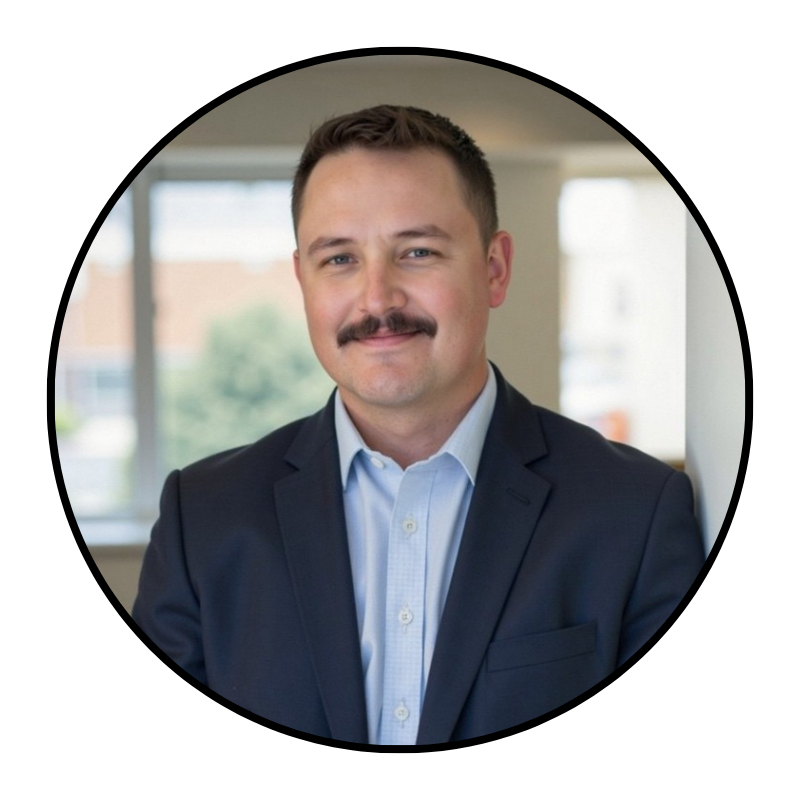
#> input picture picproj.jpg, 800 x 800 px
$ python lifo_pic_proj.py picproj.jpg picproj.jpg
#> lines starting #> are read from the running program, lines starting #| are printed output that depends on the picture; after the words box and inside, x2 and y2 are one past the last pixel; in counts of white or black regions, pixels touching at a corner belong together
#> in main, bgr is the input picture: shape (800, 800, 3); mean B, G, R 174.2, 173.9, 175.2
#!/usr/bin/env python3
import sys
import cv2
import numpy as np
from PIL import Image, ImageEnhance, ImageFilter

def cartoonify_cv(img_bgr):
    # Edge detection
    gray = cv2.cvtColor(img_bgr, cv2.COLOR_BGR2GRAY)
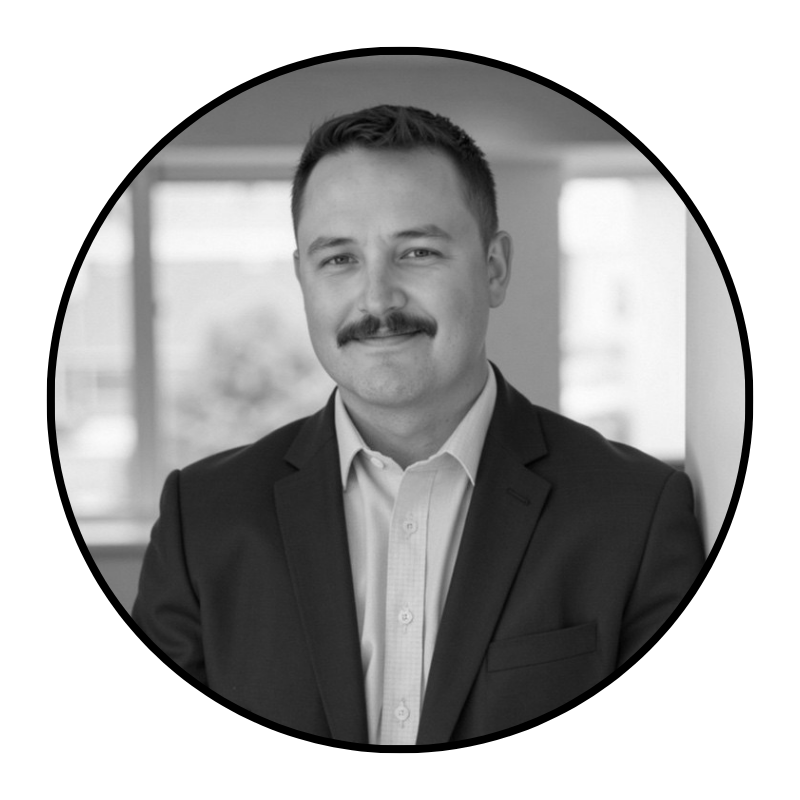
#> gray: shape (800, 800); min 0, max 255, mean 174.4
    gray = cv2.medianBlur(gray, 7)
    edges = cv2.adaptiveThreshold(
        gray, 255, cv2.ADAPTIVE_THRESH_MEAN_C, cv2.THRESH_BINARY,
        blockSize=9, C=2
    )
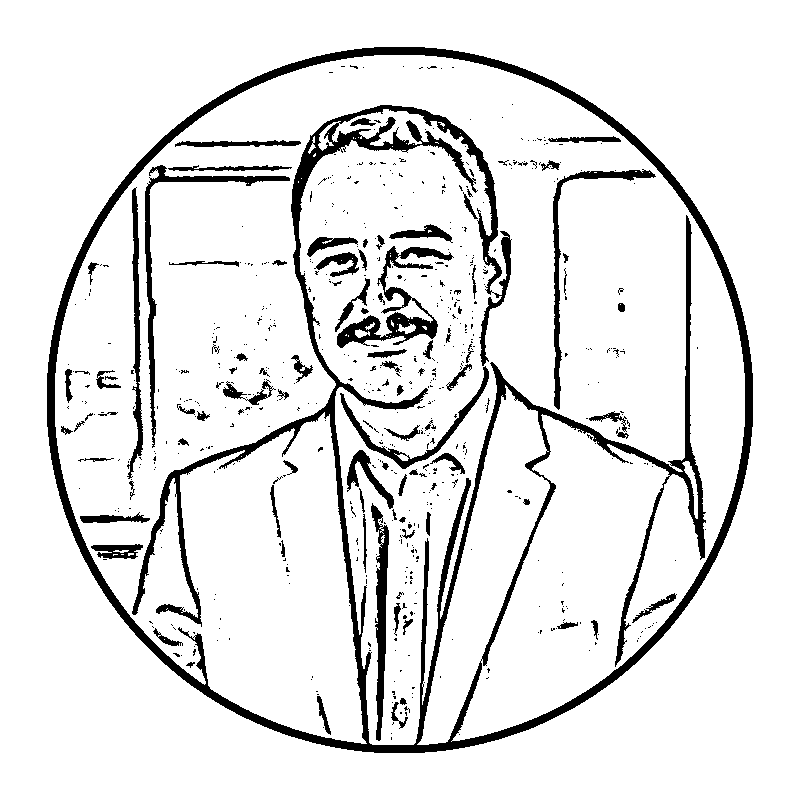
#> edges: shape (800, 800); 89.9% white; 651 black regions (554 under 20 px), largest, box (x1, y1, x2, y2) and area: (47, 47, 753, 753) 40393, (337, 246, 454, 348) 2785, (145, 165, 290, 448) 2178

    # Color smoothing
    color = img_bgr
    for _ in range(2):
        color = cv2.pyrDown(color)
    for _ in range(7):
        color = cv2.bilateralFilter(color, d=9, sigmaColor=300, sigmaSpace=300)
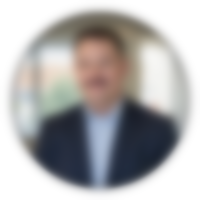
#> color: shape (200, 200, 3); mean B, G, R 174.8, 174.5, 175.8
    for _ in range(2):
        color = cv2.pyrUp(color)

    # Combine edges and color
    color = cv2.resize(color, (img_bgr.shape[1], img_bgr.shape[0]))
    cartoon = cv2.bitwise_and(color, color, mask=edges)
    return cartoon

def apply_warm_pil(pil_img):
    arr = np.array(pil_img).astype(float)
    # Warm/copper tone
    arr = np.dot(arr[..., :3], [[0.4,0.6,0.2],[0.3,0.5,0.1],[0.2,0.4,0.0]])
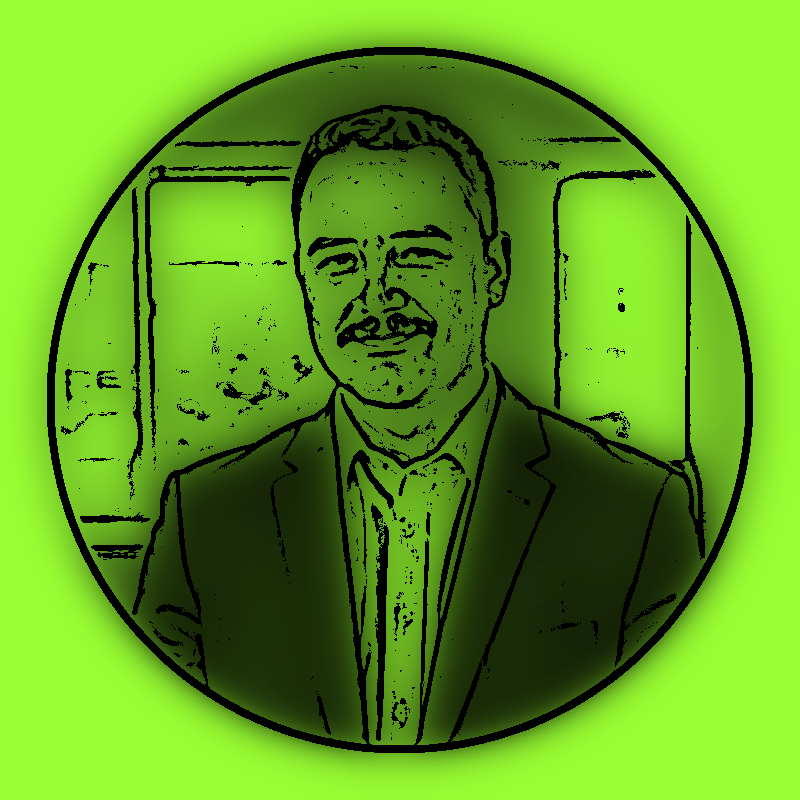
#> arr: shape (800, 800, 3) float64; mean R, G, B 145.3, 242.1, 48.5; drawn with min black and max white
    arr = np.clip(arr, 0,255).astype(np.uint8)
    return Image.fromarray(arr)

def add_lofi_overlays(pil_img):
    # Grain
    arr = np.array(pil_img)
    noise = np.random.normal(0, 15, arr.shape).astype(np.int16)
    arr = np.clip(arr + noise, 0, 255).astype(np.uint8)
    img = Image.fromarray(arr)
    # Vignette
    w, h = img.size
#> w = 800; h = 800
    mask = Image.new('L', (w,h), 0)
#> mask: PIL image 800x800 L; every value is 0
    for x in range(w):
        for y in range(h):
            d = ((x-w/2)**2 + (y-h/2)**2)**0.5
            mask.putpixel((x,y), int(255 - min(d/(w/2)*255,255)))
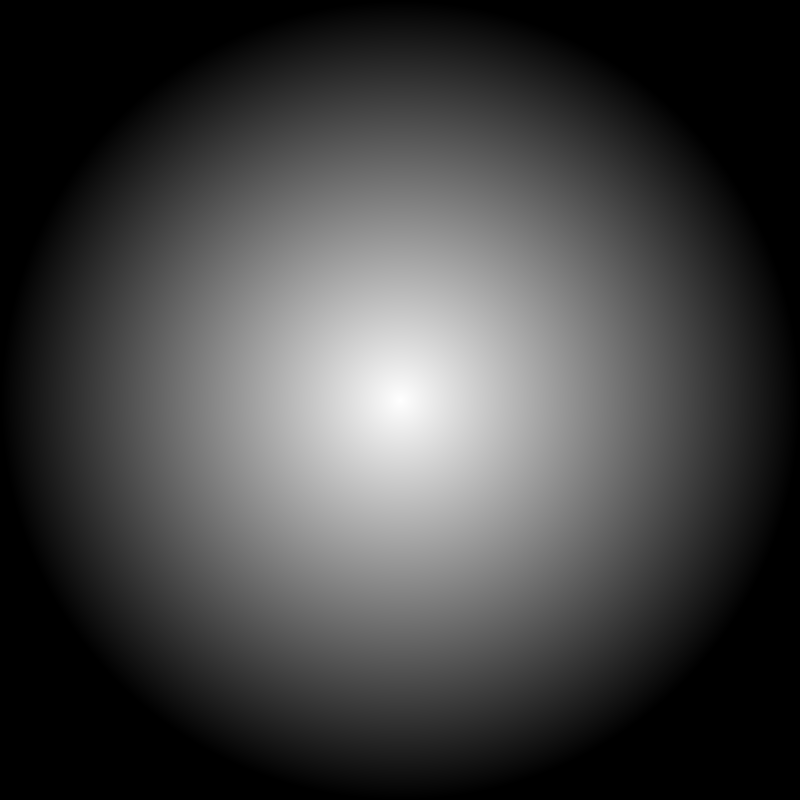
#> mask: PIL image 800x800 L; min 0, max 255, mean 66.4
    mask = mask.filter(ImageFilter.GaussianBlur(50))
    dark = ImageEnhance.Brightness(img).enhance(0.85)
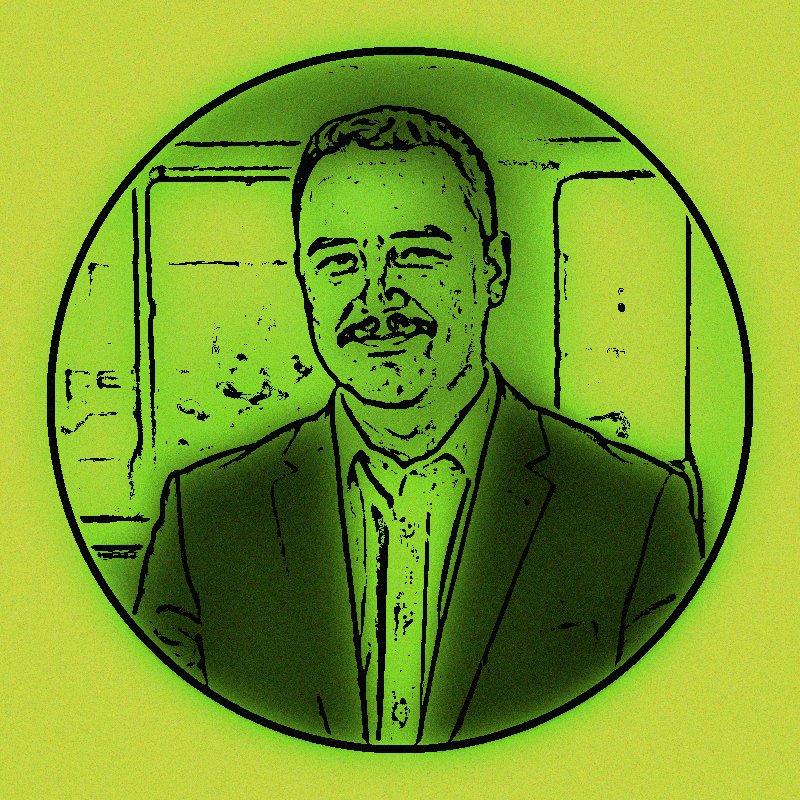
#> dark: PIL image 800x800 RGB; mean R, G, B 123.1, 158.8, 41.1
    return Image.composite(dark, img, mask)
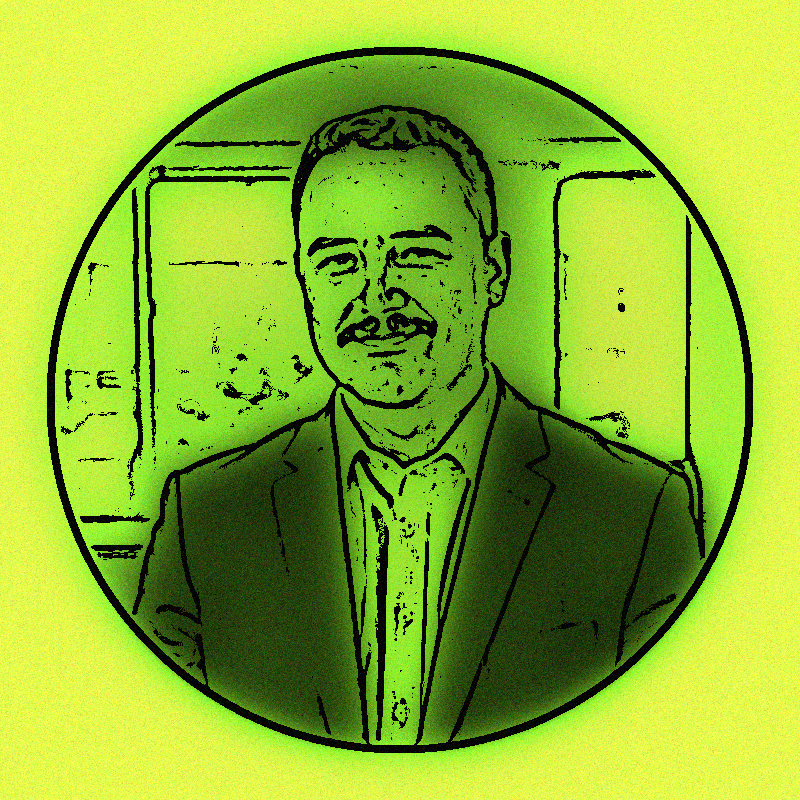
#> returned value: PIL image 800x800 RGB; mean R, G, B 141.1, 181.2, 47.4

def main(in_path, out_path):
    bgr = cv2.imread(in_path)
    if bgr is None:
        print("Error: could not read input")
        sys.exit(1)
    cartoon = cartoonify_cv(bgr)
    # Convert to PIL for warmth/grain/vignette
    pil = Image.fromarray(cv2.cvtColor(cartoon, cv2.COLOR_BGR2RGB))
    pil = apply_warm_pil(pil)
    pil = add_lofi_overlays(pil)
    pil.save(out_path)
    print(f"✔️ Saved transformed image to {out_path}")

if __name__ == "__main__":
    if len(sys.argv) != 3:
        print("Usage: python lifo_pic_proj.py input.jpg output.jpg")
        sys.exit(1)
    main(sys.argv[1], sys.argv[2])
